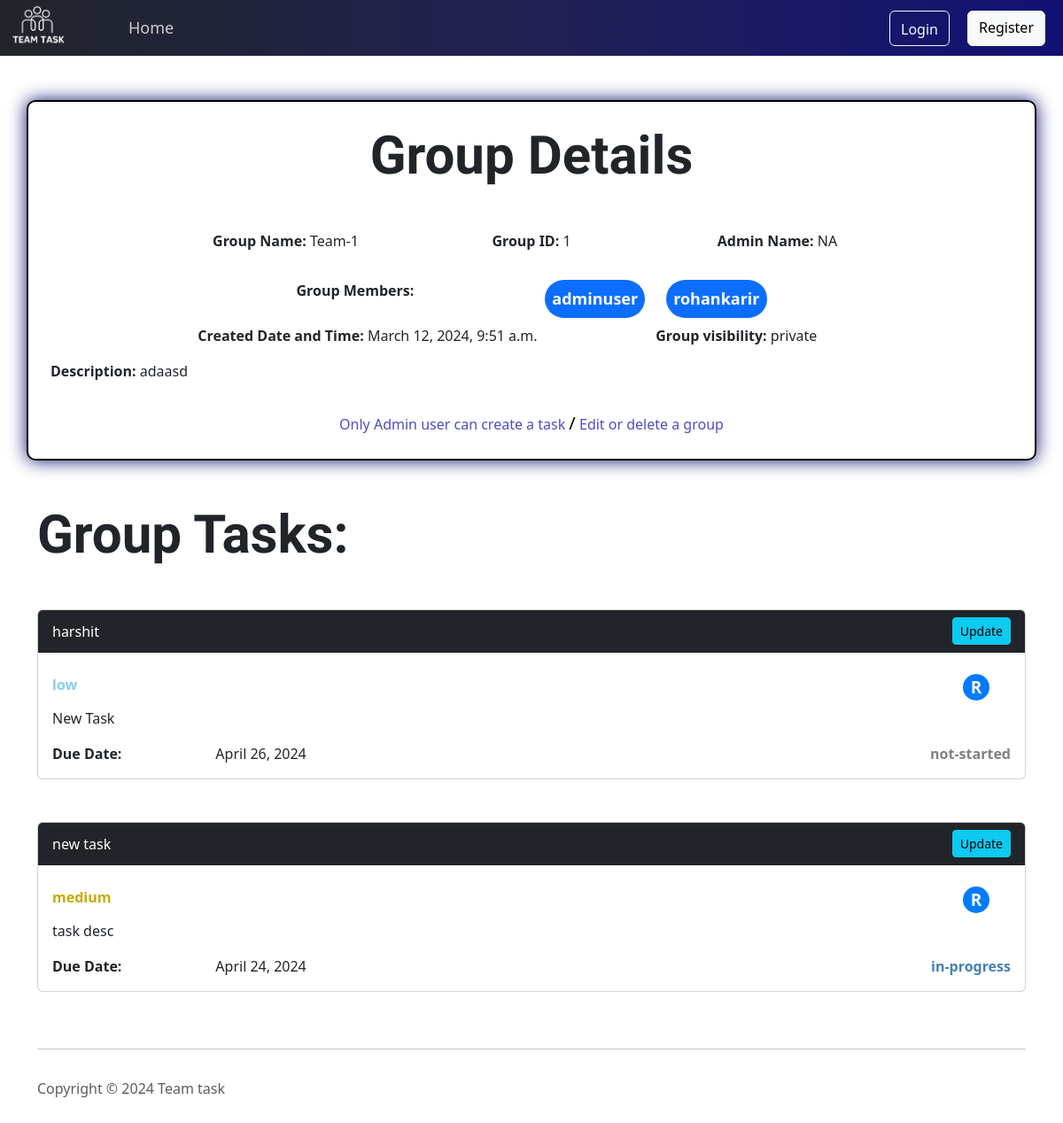
/group/1/, run on the app's committed database.
### pages/models.py (models this page shows)
class Group(models.Model):
    admin_user_id = models.CharField(max_length=100)
    admin_user_name = models.CharField(max_length=100, default='NA')
    group_id = models.AutoField(primary_key=True)
    create_date_time = models.DateTimeField(auto_now_add=True)
    group_members = models.JSONField()
    visibility_type = models.CharField(max_length=20) # public, private
    description = models.CharField(max_length=250,default='NA')
    group_name = models.CharField(max_length=100,default='untitled')

class Task(models.Model):
    PRIORITY = [
        ('high', 'High'),
        ('medium', 'Medium'),
        ('low', 'Low'),
    ]
    STATUS = [
        ('not_started', 'Not Started'),
        ('in_progress', 'In Progress'),
        ('completed', 'Completed'),
    ]
    task_id = models.AutoField(primary_key=True)
    task_brief = models.CharField(max_length=100)
    description = models.TextField()
    assigned_to = models.JSONField()
    due_date = models.DateField()
    priority = models.CharField(max_length=10, choices=PRIORITY, default='low')
    status = models.CharField(max_length=20, choices=STATUS, default='not_started')
    labels = models.CharField(max_length=100, blank=True, null=True)
    attachments = models.FileField( blank=True, null=True)
    s3_url = models.URLField(default='NA',blank=True, null=True)
    group_id = models.CharField(max_length=100)
    created_by = models.CharField(max_length=100)
    created_by_name = models.CharField(max_length=100)
    create_date_time = models.DateTimeField(auto_now_add=True)

### pages/views.py (the view)
# urls.py: path('group/<int:group_id>/', group_info, name='group_detail'),
def group_info(request, group_id):
    group = Group.objects.get(pk=group_id)
    tasks = Task.objects.filter(group_id=group_id)
    for task in tasks:
        assigned_to_list = json.loads(task.assigned_to[0])
        task.assigned_to = assigned_to_list
    group_members_list = json.loads(group.group_members[0])
    group.group_members = group_members_list
    return render(request, 'group_detail.html', {'group_data': group, 'tasks_data': tasks, 'group_id': group_id})

### pages/templates/group_detail.html (shortened to what this page needs)
<html>
<head>
    {% load bootstrap5 %}
    {% bootstrap_css %}
    {% load static %}
    <link rel="stylesheet" href="{% static 'global.css' %}">
</head>
<body>
    {% include 'navbar.html' %}
    <div class="container group-details-container">
        <h2 class="details-heading">Group Details</h2>
        <div>
            <div class="row d-flex justify-content-center mt-5">
                <div class="col-3 text-center">
                    <p><strong>Group Name:</strong> {{ group_data.group_name }}</p>
                </div>
                <div class="col-3 text-center">
                    <p><strong>Group ID:</strong> {{ group_data.group_id }}</p>
                </div>
                <div class="col-3 text-center">
                    <p><strong>Admin Name:</strong> {{ group_data.admin_user_name }}</p>
                </div>
            </div>
            <div class="row d-flex justify-content-center mt-3">
                <p class="col-2"><strong>Group Members:</strong></p>
                <div class="col-sm-6 col-md-4">
                    <div class="row justify-content-end">
                        {% for member in group_data.group_members %}
                        <div class="col-auto">
                            <div class="name_container bg-primary text-white p-2 mb-2">
                                {{ member.username }}
                            </div>
                        </div>
                        {% endfor %}
                    </div>
                </div>
            </div>
                <div class="row d-flex justify-content-center">
                    <div class="col-5 text-center">
                        <p><strong>Created Date and Time:</strong> {{ group_data.create_date_time }}</p>
                    </div>
                    <div class="col-4 text-center">
                        <p><strong>Group visibility:</strong> {{ group_data.visibility_type }}</p>
                    </div>
                    <p><strong>Description:</strong> {{ group_data.description }}</p>
                    <div class="row d-flex justify-content-center mt-3">
                         {% if not request.user.is_staff %}
                         <span class="nav-link  user-type-details" href="#">Only Admin user can create a task <span class="separator">/</span> Edit or delete a group</span>
                         {% endif %}
                    </div>
                </div>
                </div>
                </div>
            <div class="container my-5">
                <h4 class="task-heading">Group Tasks:</h4>
            </div>
                {% for task in tasks_data %}
                {% include 'group-tasks.html' %}
                {% endfor %}
</body>
{% include 'footer.html' %}
</html>

### pages/templates/group-tasks.html (shortened to what this page needs)
<html>
    <head>
         {% load bootstrap5 %}
  {% bootstrap_css %}
  {% load static %}
   <link rel="stylesheet" href="{% static 'global.css' %}">
    </head>
    <body>
        <div class="container mt-5">
            <div class="card">
              <div class="card-header bg-dark text-white d-flex justify-content-between align-items-center">
                <span>{{ task.task_brief }}</span>
                <div>
                    <a href="/edit_task/{{ task.group_id }}/{{ task.task_id }}" class="btn btn-info btn-sm">Update</a>
                </div>
            </div>
              <div class="card-body">
                <div class="row mt-2">
                    <div class="col-sm-8 {{task.priority}}" >{{task.priority}}</div>
                    <div class="row justify-content-end col-sm-4">
                      {% for assigned_to_item in task.assigned_to %}
                        <div class="col-auto">
                          <div class="circle" data-bs-toggle="tooltip" data-bs-placement="top" title="{{ assigned_to_item.username }}">
                                  {{ assigned_to_item.username| slice:"0:1"| upper  }}
                          </div>
                        </div>
                        {% endfor %}
                      </div>
                  </div>
                <div class="row mt-2">
                  <div class="col-sm-12">{{ task.description }}</div>
                </div>
                <div class="row mt-3">
                  <div class="col-sm-2"><strong>Due Date:</strong></div>
                  <div class="col-sm-8">{{ task.due_date }}</div>
                  <div class="col-sm-2 {{task.status}}" style="text-align: right;">{{task.status}}</div>
                </div>
              </div>
            </div>
          </div>
    </body>
</html>

### staticfiles/global.css (style rules this page uses)
.details-heading { font-family: "Truculenta", sans-serif; font-optical-sizing: auto; font-size: 60px; font-weight: 700; text-align: center; }
.group-details-container { margin: auto; margin-top: 50px; border-radius: 10px; padding: 25px; border: 2px solid #000; box-shadow: 0 0 20px #111174; }
.circle { width: 30px; height: 30px; background-color: #007bff; border-radius: 50%; display: flex; justify-content: center; align-items: center; color: white; cursor: pointer; font-size: 19px; font-weight: 700; }
.name_container { width: auto; padding: 10px; display: flex; justify-content: center; align-items: center; font-size: 18px; font-weight: bold; background-color: #007bff; color: white; border-radius: 50px; }
.task-heading { font-family: "Truculenta", sans-serif; font-optical-sizing: auto; font-size: 60px; font-weight: 700; }
.user-type-details { color: #4d4dc1; text-align: center; }
.separator { font-size: 20px; color: #000000; }
.low { color: #87CEEB; font-weight: bold; }
.medium { color: #c7aa06; font-weight: bold; }
.not-started { color: #808080; font-weight: bold; }
.in-progress { color: #4682B4; font-weight: bold; }

### data on the page
Group: group_name "Team-1", group_id "1", admin_user_name "NA", create_date_time "March 12, 2024, 9:51 a.m.", visibility_type "private", description "adaasd"
Task: task_brief "harshit", priority "low", username "R", description "New Task", due_date "April 26, 2024", status "not-started"
Task: task_brief "new task", priority "medium", username "R", description "task desc", due_date "April 24, 2024", status "in-progress"

### other printed values
{{ member.username }} "adminuser" "rohankarir"
